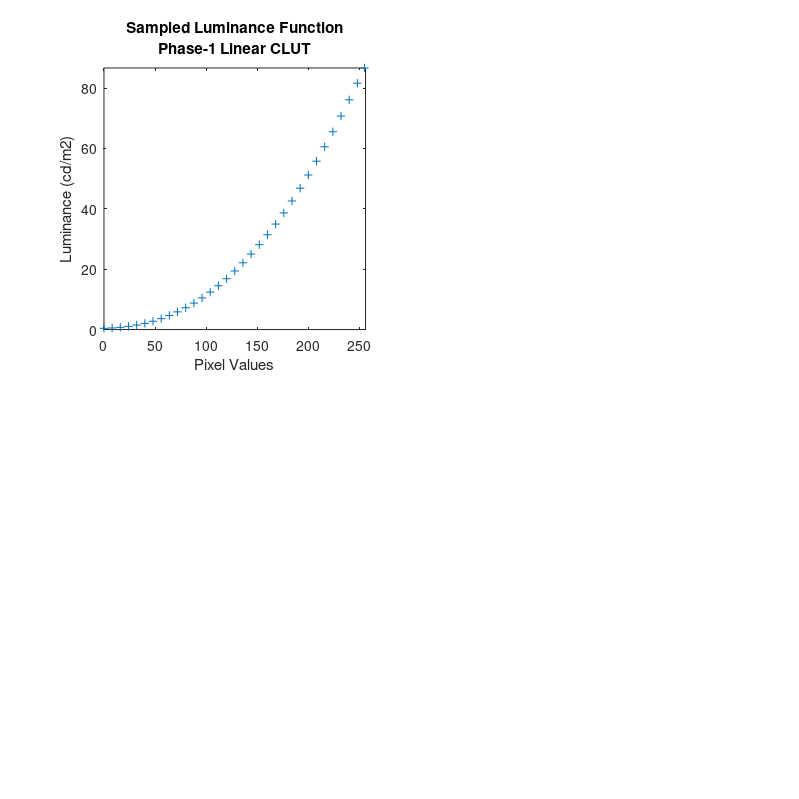

Write MATLAB code to recreate this figure. (Note: this script raises an error after producing the figure.)
%calibration_phase2.m
%
%CS100A calibration script
%Read-in phase1 luminance data and generate best-fit inverse gamma table
%Save inverse gamma table in phase2_photometry.mat

clear all;
close all;

%load sampled data created via calibration_phase1.m
%indexValues[] and luminanceMeasurements[]
load phase1_photometry.mat

%%%%%%%%%%%%%%%%%%%%%%%%%%%%%%%%%
% plot sampled luminance values %
%%%%%%%%%%%%%%%%%%%%%%%%%%%%%%%%%
figure(1); clf;
set(gcf,'PaperPositionMode','auto');
set(gcf,'Position',[30 140 800 800]);
subplot(2,2,1);
plot(indexValues,luminanceMeasurements,'+');
hold on;
xlabel('Pixel Values');
ylabel('Luminance (cd/m2)');
strTitle{1}='Sampled Luminance Function';
strTitle{2}='Phase-1 Linear CLUT';
title(strTitle);
axis([0 256 0 max(luminanceMeasurements)]);
axis('square');
hold off;

%%%%%%%%%%%%%%%%%%%%%%%%%%%%%%%%%%%%%%%%%%%%%%%%%%%%%%%%%%%%%%
% calculate and plot best-fit power function to sampled data %
%%%%%%%%%%%%%%%%%%%%%%%%%%%%%%%%%%%%%%%%%%%%%%%%%%%%%%%%%%%%%%
%zero-correct sampled luminance values
lums=luminanceMeasurements-luminanceMeasurements(1);
%normalize sampled luminance values
normalizedLum=lums./max(lums);
%trim zero level
pixels=indexValues(2:end);
normalizedLum=normalizedLum(2:end);

%curve fit empirical luminance values 
fitType = 2;  %extended power function
outputx = [0:255];
[extendedFit,extendedX]=FitGamma(pixels',normalizedLum',outputx',fitType);

%plot sampled luminance and curve fit results
%figure(2);clf;hold on;
subplot(2,2,2); hold on;
plot(pixels,normalizedLum,'+'); %sampled luminance
plot(outputx,extendedFit,'r');  %curve fit results
axis([0 256 0 1]);
xlabel('Pixel Values');
ylabel('Normalized Luminance');
strTitle{1}='Power Function Fit to Sampled Luminance Readings';
strTitle{2}=['Exponent = ',num2str(extendedX(1)),'; Offset = ',num2str(extendedX(2))];
title(strTitle);
hold off;

%%%%%%%%%%%%%%%%%%%%%%%%%%%%%%%%%%%%%%%%%%%%%%%%%%%%%%%%%%%%%%%%%%%%%%%%%%%%%%%%%%%%%%
% generate inverse gamma corrected pixel transfer function %
%%%%%%%%%%%%%%%%%%%%%%%%%%%%%%%%%%%%%%%%%%%%%%%%%%%%%%%%%%%%
%pixelMax = max(pixels);
%invertedInput=InvertGammaExtP(extendedX,pixelMax,normalizedLum);
%%plot inverse gamma function (pixels)
%%figure(3); clf; hold on;
%subplot(2,2,3); hold on;
%plot(pixels,invertedInput,'r+');
%axis('square');
%axis([0 pixelMax 0 pixelMax]);
%plot([0 pixelMax],[0 pixelMax],'r');
%xlabel('Pixel Values');
%ylabel('Target Pixel Values');
%strTitle{1}='Ideal vs. Inverse Gamma Correction';
%strTitle{2}=['Exponent = ',num2str(extendedX(1)),'; Offset = ',num2str(extendedX(2))];
%title(strTitle);
%hold off;
%%%%%%%%%%%%%%%%%%%%%%%%%%%%%%%%%%%%%%%%%%%%%%%%%%%%%%%%%%%%%%%%%%%%%%%%%%%%%%%%%%%%%%

%%%%%%%%%%%%%%%%%%%%%%%%%%%%%%%%%%%%%%%%%%%%%%%%%%%%%%%%%%%%%%%%%%%%%%%%
% generate inverse gamma luminance function (based on curve fit above) %
%%%%%%%%%%%%%%%%%%%%%%%%%%%%%%%%%%%%%%%%%%%%%%%%%%%%%%%%%%%%%%%%%%%%%%%%
maxLum = max(luminanceMeasurements);
luminanceRamp=[0:1/255:1];
pow=extendedX(1);
offset=extendedX(2);
invertedRamp=((maxLum-offset)*(luminanceRamp.^(1/pow)))+offset; %invert gamma w/o rounding
%normalize inverse gamma table
invertedRamp=invertedRamp./max(invertedRamp);
%plot inverse gamma function
%figure(4); clf; hold on;
subplot(2,2,3); hold on;
pels=[0:255];
plot(pels,invertedRamp,'r');
axis('square');
axis([0 255 0 1]);
xlabel('Pixel Values');
ylabel('Inverse Gamma Table');
strTitle{1}='Inverse Gamma Table Function';
strTitle{2}=['for Exponent = ',num2str(extendedX(1)),'; Offset = ',num2str(extendedX(2))];
title(strTitle);
hold off;

%%%%%%%%%%%%%%%%%%%%%%%%%%%%%%%%%%%%%%%%%%%%%%%
% expand inverse gamma to full 3-channel CLUT %
%%%%%%%%%%%%%%%%%%%%%%%%%%%%%%%%%%%%%%%%%%%%%%%
inverseCLUT = repmat(invertedRamp',1,3);

%%%%%%%%%%%%%%%%%%%%%%%%%%%%
% save inverse gamma table %
%%%%%%%%%%%%%%%%%%%%%%%%%%%%
save phase2_photometry.mat inverseCLUT

